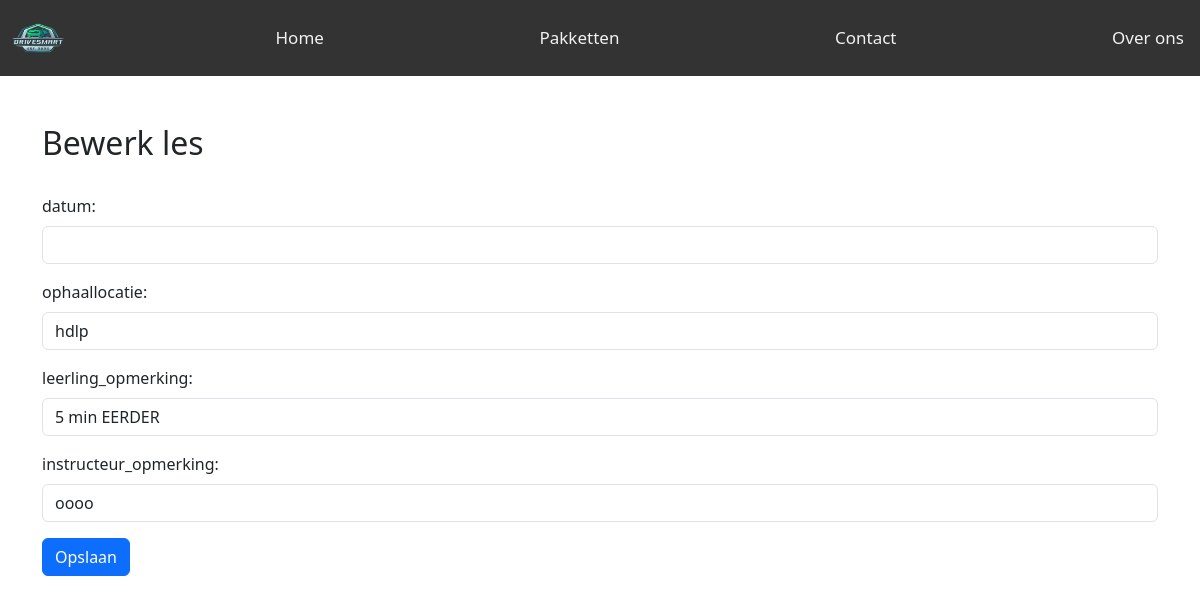
The page /leerling_opmerking.php?les_id=1 on the database as committed earlier.
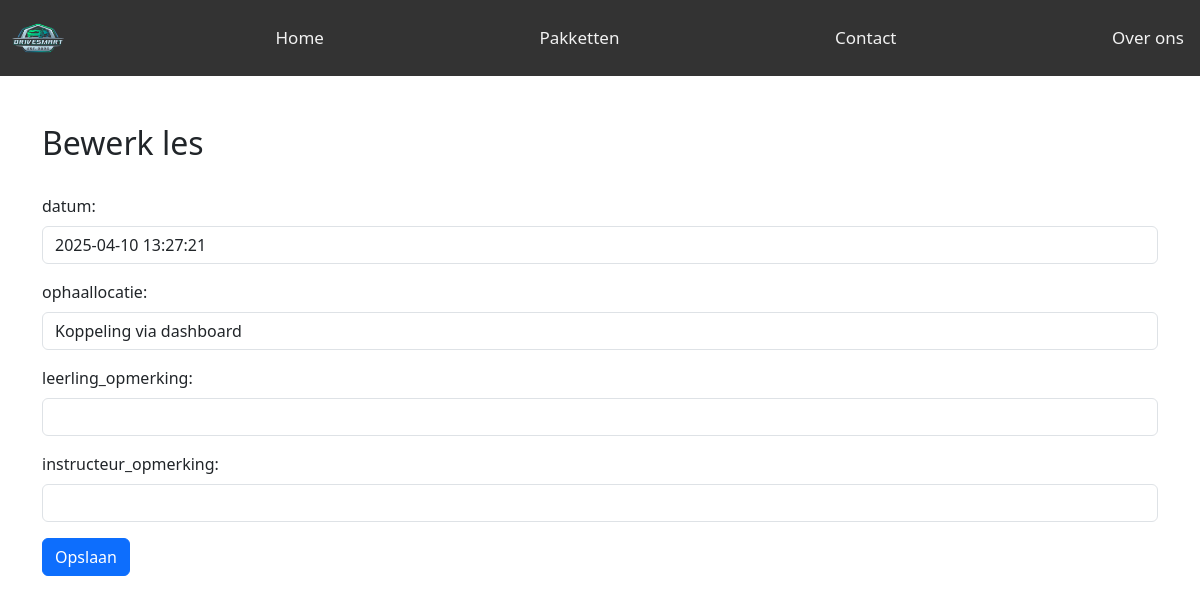
The same page on the database as committed later.
### tables this page shows
CREATE TABLE `les` (
  `les_id` int(11) NOT NULL,
  `leerling_id` int(11) DEFAULT NULL,
  `instructeur_id` int(11) DEFAULT NULL,
  `pakket_id` int(11) DEFAULT NULL,
  `auto_id` int(11) DEFAULT NULL,
  `datum` datetime DEFAULT NULL,
  `ophaallocatie` varchar(255) DEFAULT NULL,
  `geannuleerd` tinyint(1) DEFAULT 0,
  `reden_annulering` text DEFAULT NULL,
  `leerling_opmerking` text DEFAULT NULL,
  `instructeur_opmerking` text DEFAULT NULL,
  `pakket` tinyint(1) DEFAULT 0,
  `starttijd` time NOT NULL,
  `eindtijd` time NOT NULL
);

### db.php (called while the page is built, shortened)
<?php
class DB{
    private $dbh;
    public function __construct($db = "drivesmart", $host ="localhost:3306", $user = "root", $pass = "")
    {
        try{
            $this->dbh = new PDO("mysql:host=$host;dbname=$db;", $user, $pass);
            $this->dbh->setAttribute(PDO::ATTR_ERRMODE, PDO::ERRMODE_EXCEPTION);
        } catch (PDOEXception $e) {
            die("Connection error: " . $e->getMessage());
        }
    }
    public function execute($sql, $params = []) {
            $this->stmt = $this->dbh->prepare($sql);
            $this->stmt->execute($params);
            return $this->stmt;
    }
}
$myDb = new DB("drivesmart");
?>

### les.php (called while the page is built, shortened)
<?php
include_once 'db.php';
class Les {
    private $dbh;
    public function __construct($dbh) {
        $this->dbh = $dbh;
    }
    public function getLesById($les_id) {
        $sql = "SELECT * FROM les WHERE les_id = ?";
        $stmt = $this->dbh->execute($sql, [$les_id]);
        return $stmt->fetch(PDO::FETCH_ASSOC);
    }
}
?>

### leerling_opmerking.php (the view, shortened to what this page needs)
<?php
include_once('les.php');
include_once('db.php');
include_once('navbar.php');
$les = new Les($myDb);
if (isset($_GET["les_id"])) {
    $les_id = $_GET["les_id"];
    $Les = $les->getLesById($les_id);
}
?>
<!DOCTYPE html>
<html lang="en">
<head>
    <link href="https://cdn.jsdelivr.net/npm/bootstrap@5.3.3/dist/css/bootstrap.min.css" rel="stylesheet">
</head>
<body>
    <div class="container"><br><br>
        <h2>Bewerk les</h2><br>
        <form method="POST">
            <div class="mb-3">
                <label class="form-label">datum:</label>
                <input type="text" class="form-control" name="merk" value="<?php echo $Les['datum']; ?>" required readonly>
            </div>
            <div class="mb-3">
                <label class="form-label">ophaallocatie:</label>
                <input type="text" class="form-control" name="ophaallocatie" value="<?php echo $Les['ophaallocatie']; ?>" required readonly>
            </div>
            <div class="mb-3">
                <label class="form-label">leerling_opmerking:</label>
                <input type="text" class="form-control"  name="leerling_opmerking" value="<?php echo $Les['leerling_opmerking']; ?>" required >
            </div>
            <div class="mb-3">
                <label class="form-label">instructeur_opmerking:</label>
                <input type="text" class="form-control" name="instructeur_opmerking" value="<?php echo $Les['instructeur_opmerking']; ?>" required readonly>
            </div>
            <button type="submit" class="btn btn-primary">Opslaan</button>
        </form>
    </div>
</body>
</html>

Rows that differ between the two databases and show on the page:
changed les: merk (not shown) → "2025-04-10 13:27:21"; ophaallocatie "hdlp" → "Koppeling via dashboard"; leerling_opmerking "5 min EERDER" → (not shown); instructeur_opmerking "oooo" → (not shown)
